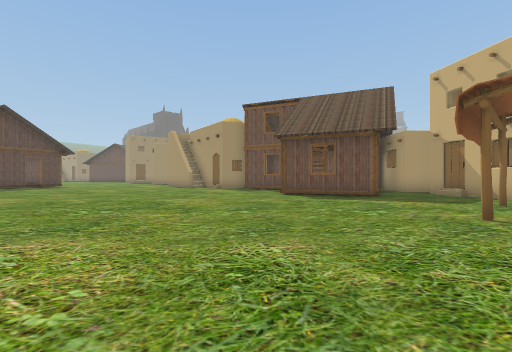
view 1 (above)

24 first-person views from a walk through a 3-D level made in the Unity game engine. The camera is 1.3 m above the floor, looks level and sees 85° across. Doors are open. The floor is counted in squares, 2 m on a side. Each view is taken from the middle of a square. On the plan, view 1 faces up. The plan holds only what a view shows up to about 9 squares ahead; the rest is blank. The place goes on beyond the plan. The player character is not drawn. Some animated figures are left out. Some surface patterns are stand-ins.

view 2
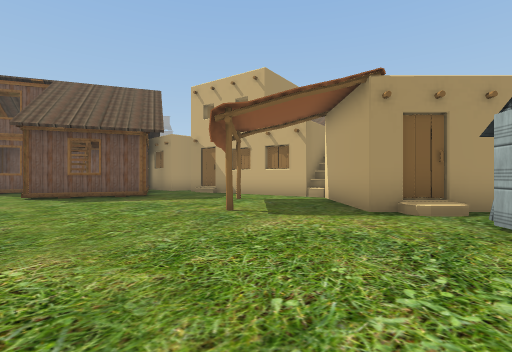

view 3
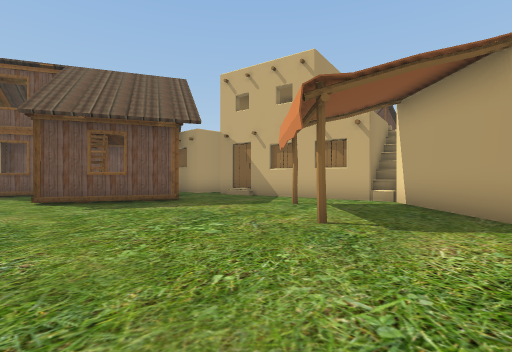

view 4
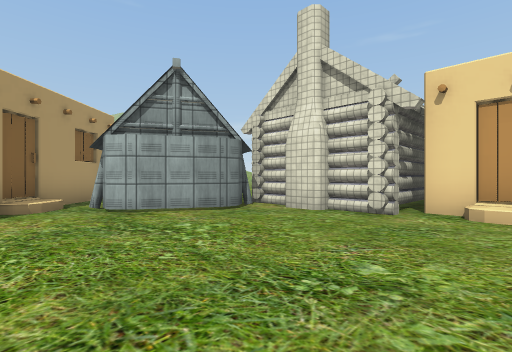

view 5
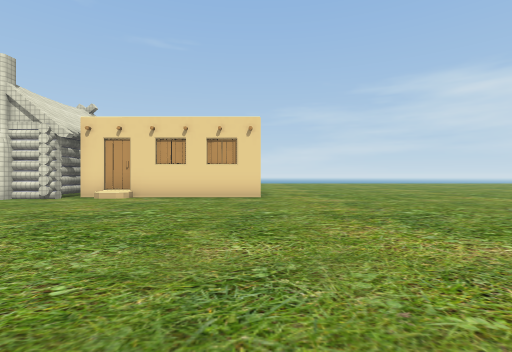

view 6
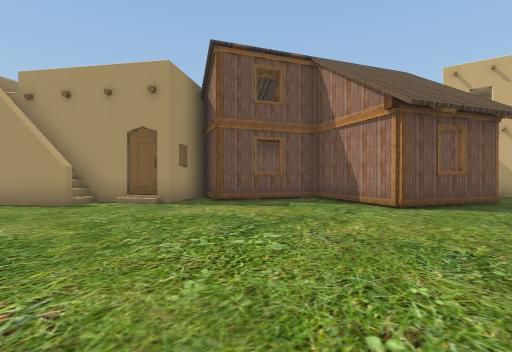

view 7
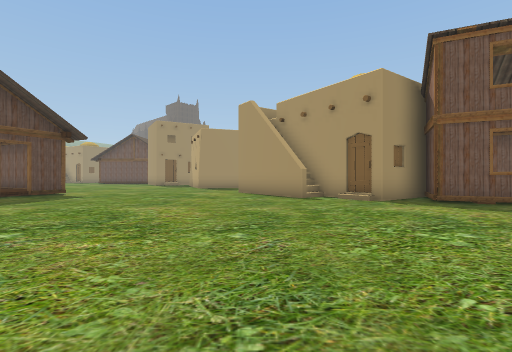

view 8
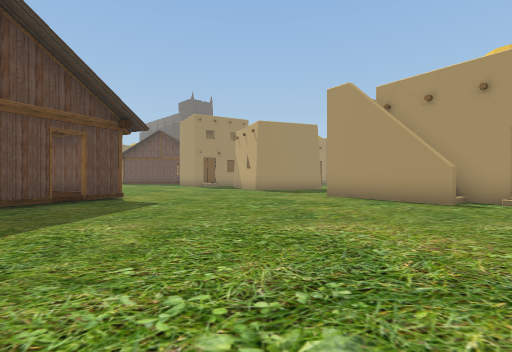

view 9
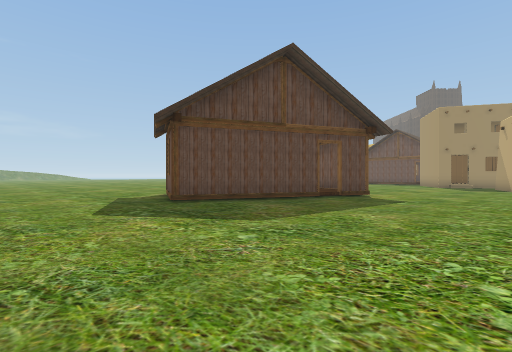

view 10
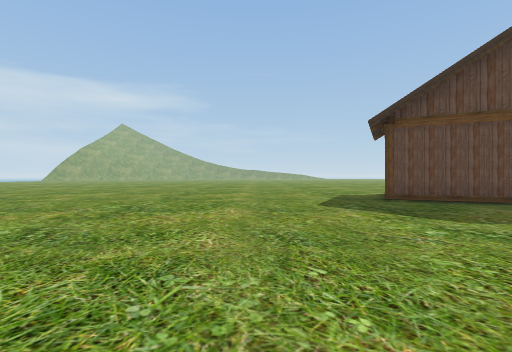

view 11
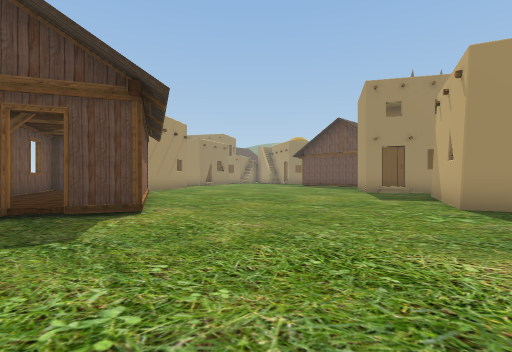

view 12
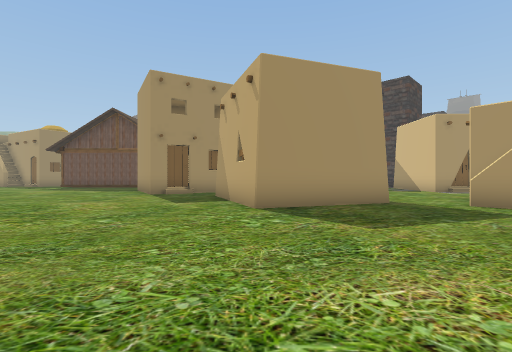

view 13
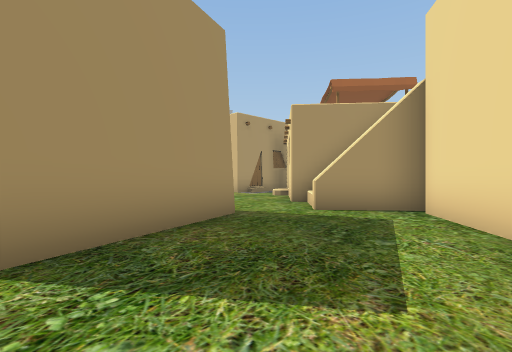

view 14
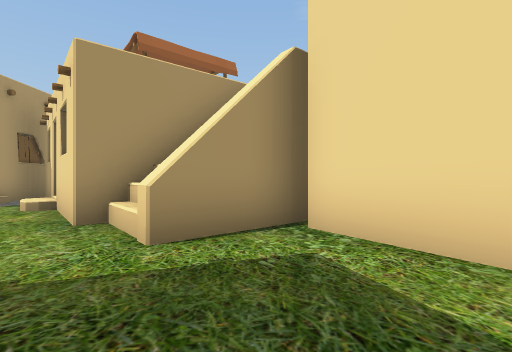

view 15
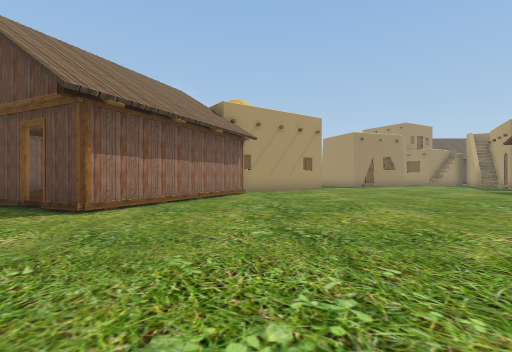

view 16
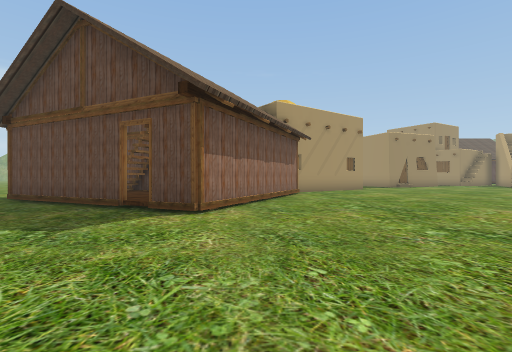

view 17
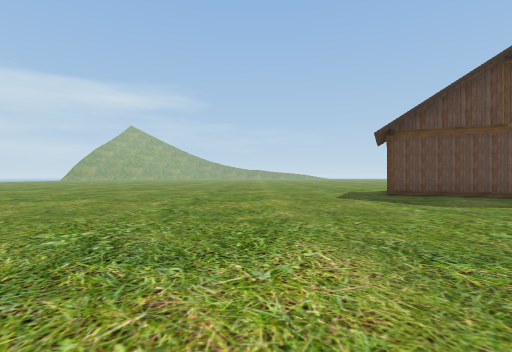

view 18
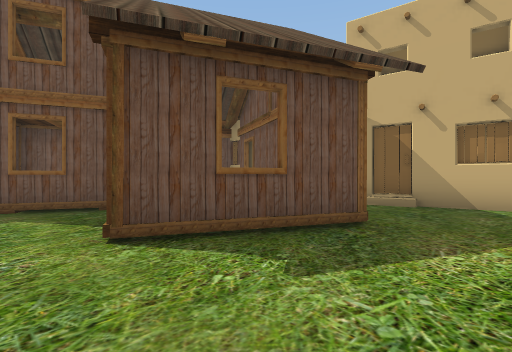

view 19
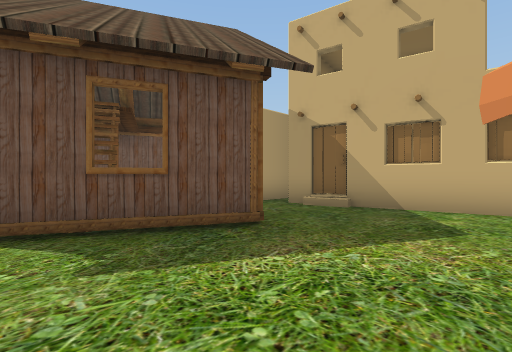

view 20
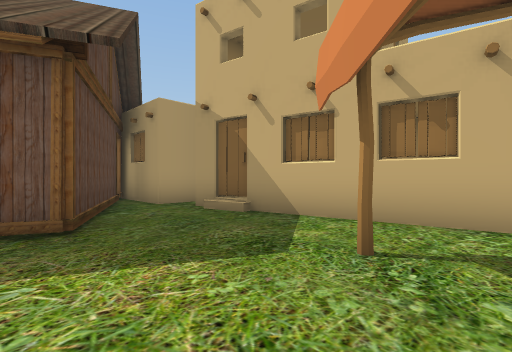

view 21
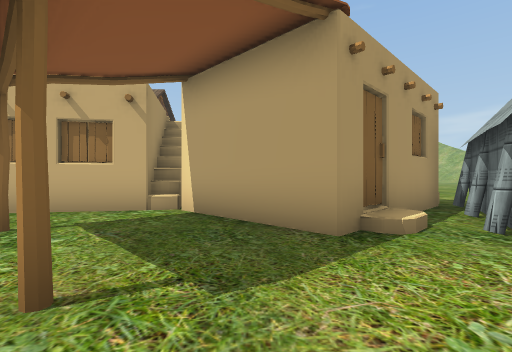

view 22
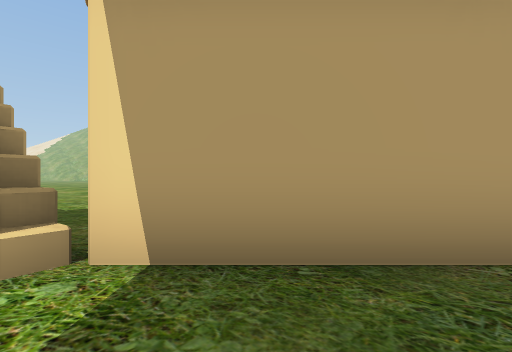

view 23
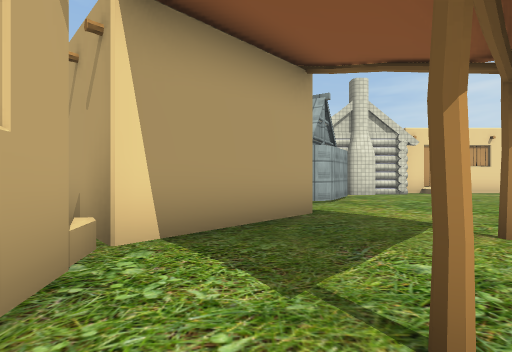

view 24
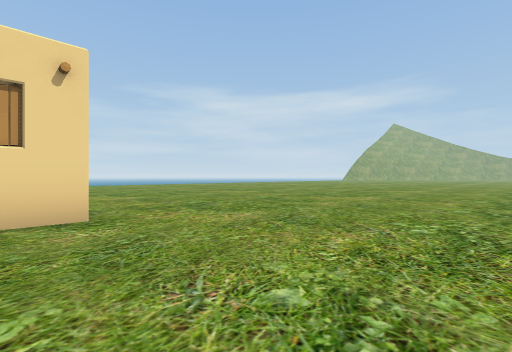

### Floor plan
Key: @ floor where view 1 was taken; # wall or solid block; . main floor; : floor 0.25 m higher than the main floor; O other object.
Columns run from 16 left of view 1 to 13 right of it. Each row starts with its distance up from view 1.
 25 .......#    ....O
 24 .......O    ...O
 23 ........O O#..O
 22 ........##...O O OO
 21 .............OOO
 20 .............#O
 19 OO..........##
 18  OOO.......OO
 17    OO......#OO
 16 O  :O......###O O OO
 15 OO O..........OOO  OOO
 14 O :O............O:    O
 13   O..............OO   O
 12 OOO...............OO OO
 11 .................OO  OO##
 10 .................OO:O..#
  9 ..................OOO..O
  8 .......................O
  7 .......................#
  6 .....................O.O
  5 ........................O
  4 ...................O...#O.....
  3 ......................##O   ..
  2 .....................OO
  1 ......................#O
  0 ................@...###OO
 -1  ...................#####
 -2   ..................#
 -3    ..............####
 -4    ........#OOOO##
 -5      ......      #
 -6       .....
 -7        ....

Positions as (right, up) in squares from view 1, and headings:
1: (0, 0), facing up
2: (0, 0), facing up-right
3: (0, 2), facing up-right
4: (-1, 2), facing down-right
5: (-5, 5), facing down
6: (-5, 8), facing up-right
7: (-5, 7), facing up
8: (-8, 9), facing up
9: (-8, 8), facing up-left
10: (-7, 8), facing left
11: (-7, 15), facing up-left
12: (-8, 16), facing up
13: (-8, 19), facing up-right
14: (-6, 21), facing right
15: (-7, 20), facing left
16: (-7, 18), facing left
17: (-5, 7), facing left
18: (0, 7), facing up-right
19: (1, 6), facing up-right
20: (3, 5), facing up-right
21: (2, 3), facing right
22: (5, 5), facing down-right
23: (6, 7), facing down
24: (-4, 1), facing down-left
